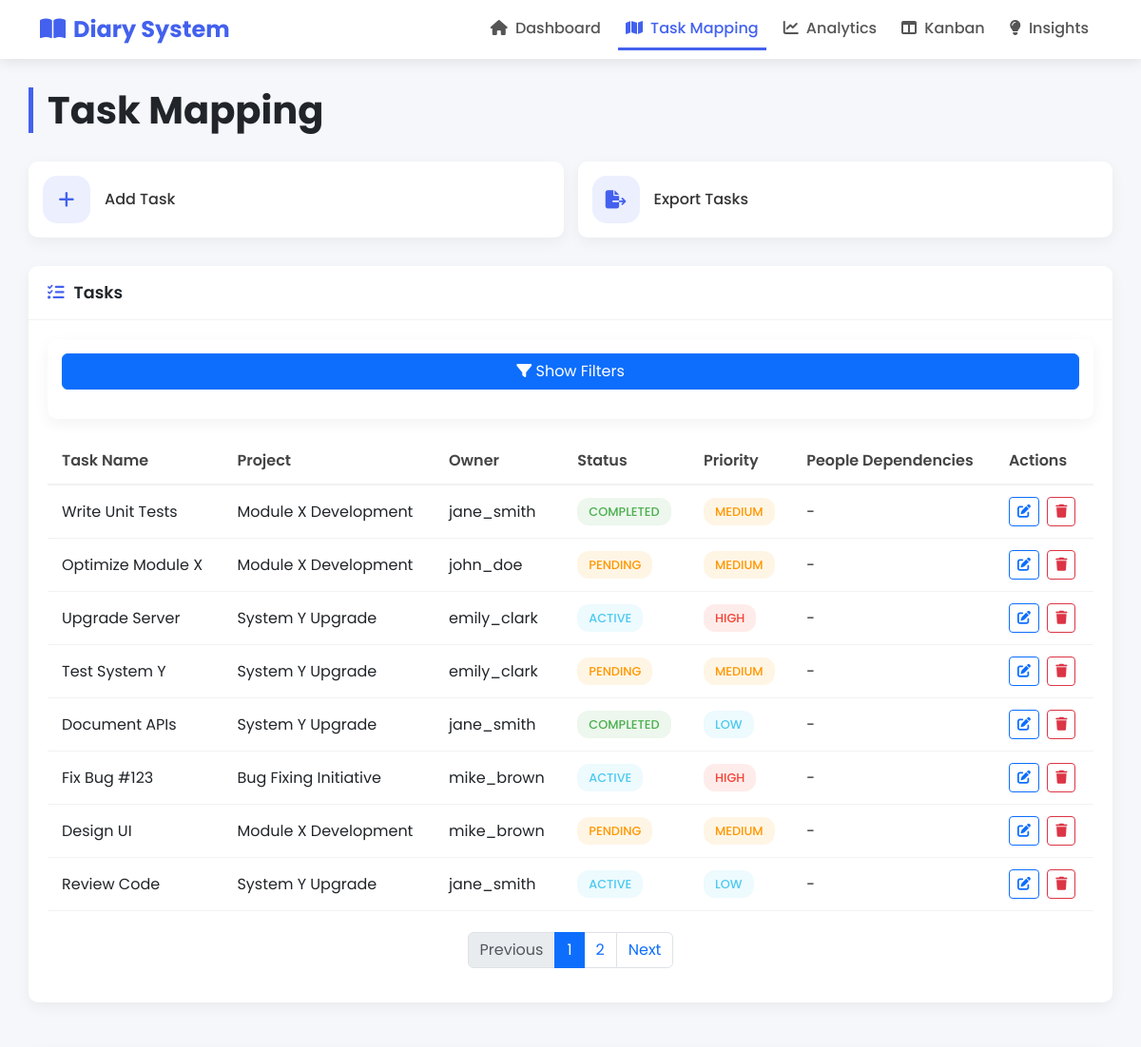
The app's page /task_mapping.php (upper part), older data.
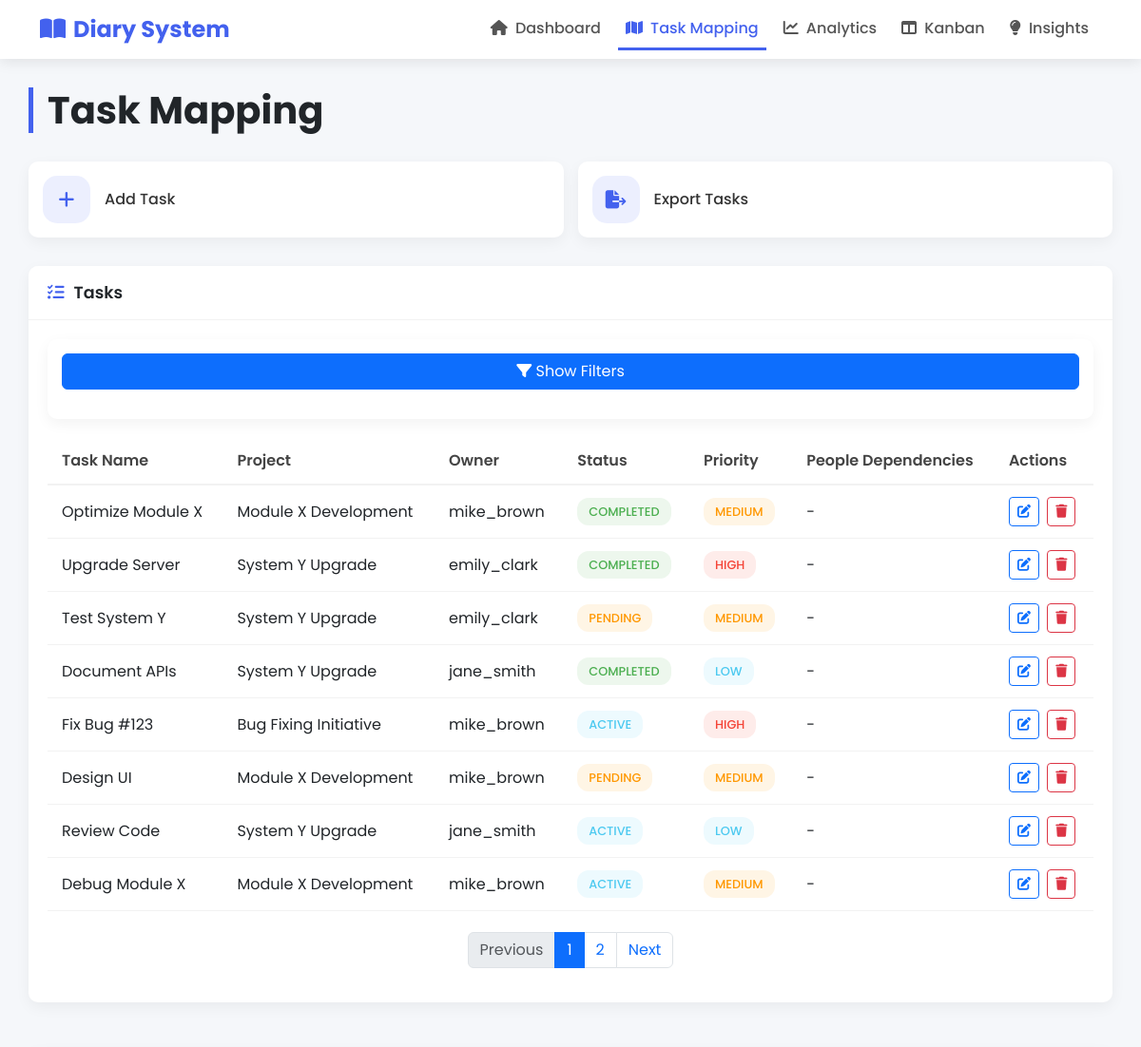
The same page, newer data.
### tables this page shows
CREATE TABLE `projecttasks` (
  `TaskID` int(11) NOT NULL,
  `ProjectID` int(11) NOT NULL,
  `TaskName` varchar(100) NOT NULL,
  `Description` varchar(500) DEFAULT NULL,
  `OwnerID` int(11) NOT NULL,
  `Status` enum('Pending','Active','Completed') DEFAULT 'Pending',
  `Priority` enum('Low','Medium','High') DEFAULT 'Medium',
  `StartDate` date DEFAULT NULL,
  `EndDate` date DEFAULT NULL,
  `CreatedAt` datetime DEFAULT current_timestamp(),
  `UpdatedAt` datetime DEFAULT current_timestamp() ON UPDATE current_timestamp()
);

CREATE TABLE `projects` (
  `ProjectID` int(11) NOT NULL,
  `ProjectName` varchar(100) NOT NULL,
  `Description` text DEFAULT NULL,
  `CreatedAt` datetime DEFAULT current_timestamp()
);

CREATE TABLE `users` (
  `UserID` int(11) NOT NULL,
  `Username` varchar(50) NOT NULL,
  `Email` varchar(100) NOT NULL,
  `Role` varchar(50) DEFAULT 'Team Member'
);

### task_mapping.php (the view, shortened to what the changed rows need)
<?php include 'config.php'; ?>
<!DOCTYPE html>
<html lang="en">
<head>
    <link href="https://cdn.jsdelivr.net/npm/bootstrap@5.3.0/dist/css/bootstrap.min.css" rel="stylesheet">
    <link rel="stylesheet" href="https://cdnjs.cloudflare.com/ajax/libs/font-awesome/6.4.0/css/all.min.css">
</head>
<body>
    <div class="container page-container">
        <h1 class="page-title">Task Mapping</h1>
        <div class="row">
            <div class="col-12 mb-4">
                <div class="card">
                    <div class="card-body">
                        <div class="table-container">
                            <table class="table" id="tasksTable">
                                <thead>
                                    <tr><th>Task Name</th><th>Project</th><th>Owner</th><th>Status</th><th>Priority</th><th>People Dependencies</th><th>Actions</th></tr>
                                </thead>
                                <tbody>
                                    <?php
                                    $itemsPerPage = 10;
                                    $page = isset($_GET['page']) ? max(1, (int)$_GET['page']) : 1;
                                    $offset = ($page - 1) * $itemsPerPage;
                                    $query = "SELECT pt.TaskID, pt.TaskName, p.ProjectName, u.Username, pt.Status, pt.Priority, pt.PeopleDependencies
                                              FROM ProjectTasks pt
                                              JOIN Projects p ON pt.ProjectID = p.ProjectID
                                              JOIN Users u ON pt.OwnerID = u.UserID
                                              WHERE 1=1";
                                    $params = [];
                                    $countQuery = str_replace("SELECT pt.TaskID, pt.TaskName, p.ProjectName, u.Username, pt.Status, pt.Priority, pt.PeopleDependencies", "SELECT COUNT(*) as total", $query);
                                    $stmt = $pdo->prepare($countQuery);
                                    $stmt->execute($params);
                                    $totalTasks = $stmt->fetchColumn();
                                    $totalPages = ceil($totalTasks / $itemsPerPage);
                                    $query .= " LIMIT ? OFFSET ?";
                                    $params[] = $itemsPerPage;
                                    $params[] = $offset;
                                    $stmt = $pdo->prepare($query);
                                    $stmt->bindValue(count($params) - 1, $params[count($params) - 2], PDO::PARAM_INT);
                                    $stmt->bindValue(count($params), $params[count($params) - 1], PDO::PARAM_INT);
                                    $stmt->execute();
                                    while ($row = $stmt->fetch()) {
                                        $statusClass = 'status-' . strtolower($row['Status']);
                                        $priorityClass = 'priority-' . strtolower($row['Priority']);
                                        $peopleDeps = $row['PeopleDependencies'] ? explode(',', $row['PeopleDependencies']) : [];
                                        echo "<tr>
                                                <td>{$row['TaskName']}</td>
                                                <td>{$row['ProjectName']}</td>
                                                <td>{$row['Username']}</td>
                                                <td><span class='status-badge {$statusClass}'>{$row['Status']}</span></td>
                                                <td><span class='status-badge {$priorityClass}'>{$row['Priority']}</span></td>
                                                <td>" . ($row['PeopleDependencies'] ? implode(', ', $peopleDeps) : '-') . "</td>
                                                <td>
                                                    <button class='btn btn-sm btn-outline-primary edit-task' data-id='{$row['TaskID']}' data-bs-toggle='modal' data-bs-target='#editTaskModal'><i class='fas fa-edit'></i></button>
                                                    <button class='btn btn-sm btn-outline-danger delete-task ms-1' data-id='{$row['TaskID']}'><i class='fas fa-trash'></i></button>
                                                </td>
                                              </tr>";
                                    }
                                    ?>
                                </tbody>
                            </table>
                        </div>
                        <div class="pagination-container">
                            <nav>
                                <ul class="pagination">
                                    <?php for ($i = 1; $i <= $totalPages; $i++): ?>
                                        <li class="page-item <?php echo $i == $page ? 'active' : ''; ?>">
                                            <a class="page-link" href="?page=<?php echo $i; ?>&search=<?php echo urlencode($_GET['search'] ?? ''); ?>&project=<?php echo urlencode($_GET['project'] ?? ''); ?>&owner=<?php echo urlencode($_GET['owner'] ?? ''); ?>&status=<?php echo urlencode($_GET['status'] ?? ''); ?>&priority=<?php echo urlencode($_GET['priority'] ?? ''); ?>&task=<?php echo urlencode($_GET['task'] ?? ''); ?>&people_dependency=<?php echo urlencode($_GET['people_dependency'] ?? ''); ?>"><?php echo $i; ?></a>
                                        </li>
                                    <?php endfor; ?>
                                </ul>
                            </nav>
                        </div>
                    </div>
                </div>
            </div>
        </div>
    </body>
</html>

Row changes from the older to the newer data that the page shows:
removed projecttasks: TaskName "Write Unit Tests", ProjectID.ProjectName "Module X Development", OwnerID.Username "jane_smith", Status "COMPLETED", Priority "MEDIUM"
changed projecttasks "Optimize Module X": OwnerID.Username "john_doe" → "mike_brown"; Status "PENDING" → "COMPLETED"
changed projecttasks "Upgrade Server": Status "ACTIVE" → "COMPLETED"
now on this page (row edited): projecttasks: TaskName "Debug Module X", ProjectID.ProjectName "Module X Development", OwnerID.Username "mike_brown", Status "ACTIVE", Priority "MEDIUM"
